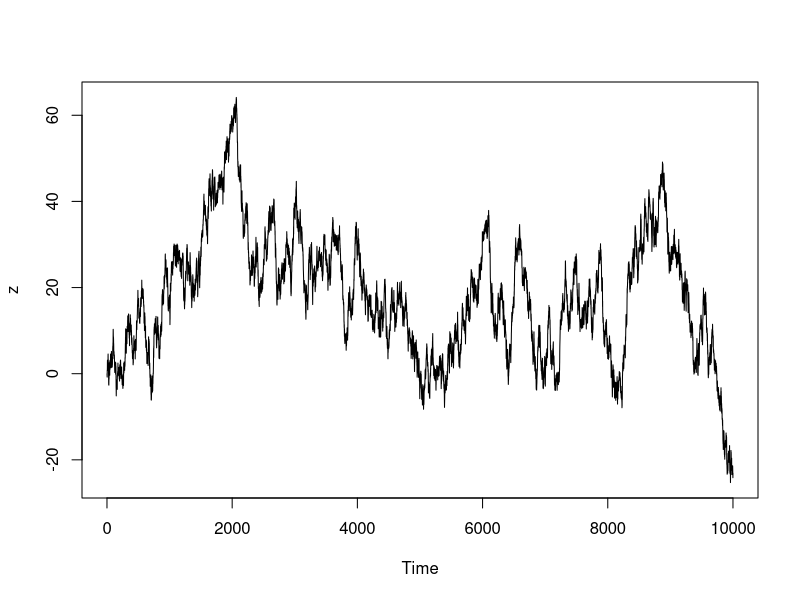
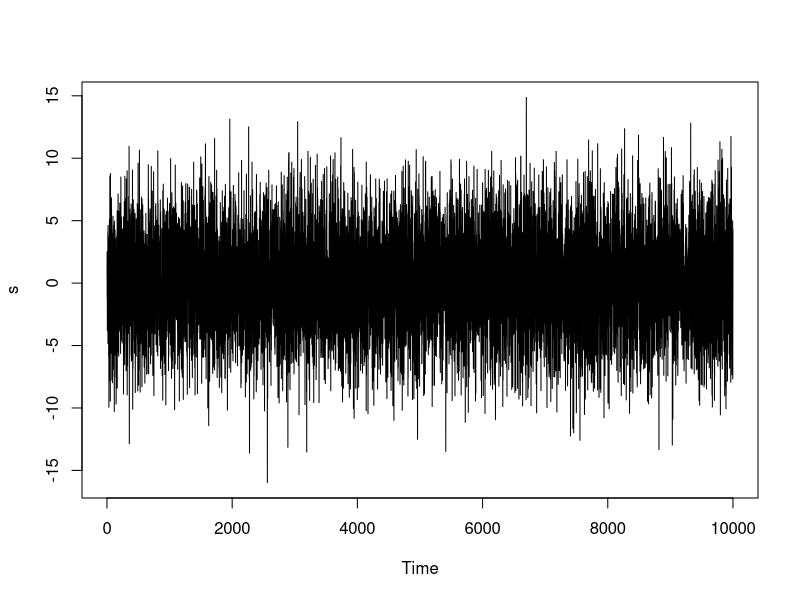

Source code (R) for these figures, in order:
library(urca)
library(tseries)

## Generate random walk
set.seed(123)
z <- rep(0, 10000)
for (i in 2:10000) z[i] <- z[i-1] + rnorm(1)
ts.plot(z)


### VAR
p <- q <- r <- rep(0, 10000)
p <- 0.3*z + rnorm(10000)
q <- 0.6*z + rnorm(10000)
r <- 0.2*z + rnorm(10000)


## Johansen procedure
jotest=ca.jo(data.frame(p,q,r), type="trace", K=2, ecdet="none", spec="longrun")
summary(jotest) 

s = 1.000*p + 0.7064995*q -3.6156063*r
ts.plot(s)

adf.test(s)

## Reference
## https://www.quantstart.com/articles/Johansen-Test-for-Cointegrating-Time-Series-Analysis-in-R/

